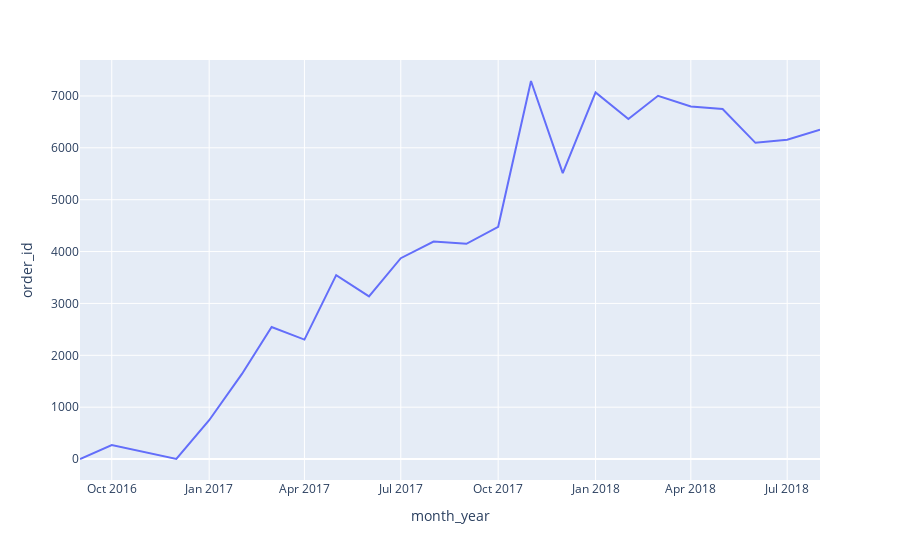

Notebook source saved alongside this figure:
### Code cell
fig = px.line(month_year_orders, x='month_year', y="order_id")
fig.show()

### Figure 1 — Plotly figure (JSON) as saved in the notebook; plotly's stock layout.template omitted (floating-point values rounded to 4 significant figures)
{"data": [{"hovertemplate": "month_year=%{x}<br>order_id=%{y}<extra></extra>", "legendgroup": "", "line": {"color": "#636efa", "dash": "solid"}, "marker": {"symbol": "circle"}, "mode": "lines", "name": "", "orientation": "v", "showlegend": false, "type": "scatter", "x": ["2016-09-01T00:00:00", "2016-10-01T00:00:00", "2016-12-01T00:00:00", "2017-01-01T00:00:00", "2017-02-01T00:00:00", "2017-03-01T00:00:00", "2017-04-01T00:00:00", "2017-05-01T00:00:00", "2017-06-01T00:00:00", "2017-07-01T00:00:00", "2017-08-01T00:00:00", "2017-09-01T00:00:00", "2017-10-01T00:00:00", "2017-11-01T00:00:00", "2017-12-01T00:00:00", "2018-01-01T00:00:00", "2018-02-01T00:00:00", "2018-03-01T00:00:00", "2018-04-01T00:00:00", "2018-05-01T00:00:00", "2018-06-01T00:00:00", "2018-07-01T00:00:00", "2018-08-01T00:00:00"], "xaxis": "x", "y": [1, 270, 1, 748, 1641, 2546, 2303, 3545, 3135, 3872, 4193, 4149, 4478, 7288, 5513, 7069, 6556, 7003, 6798, 6749, 6096, 6156, 6351], "yaxis": "y"}], "layout": {"legend": {"tracegroupgap": 0}, "margin": {"t": 60}, "xaxis": {"anchor": "y", "domain": [0, 1], "title": {"text": "month_year"}}, "yaxis": {"anchor": "x", "domain": [0, 1], "title": {"text": "order_id"}}}}
